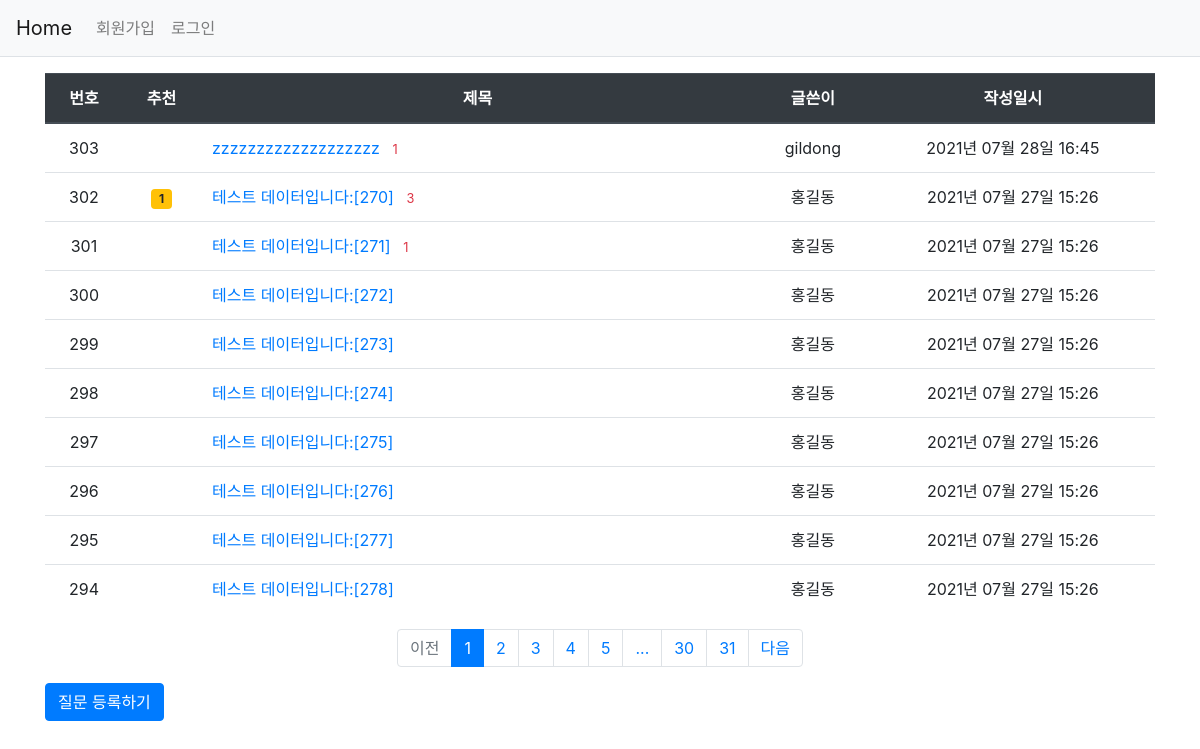
Page /question/list/ on the committed database.
### models.py (models this page shows)
class Question(db.Model):
    id = db.Column(db.Integer, primary_key=True)
    subject = db.Column(db.String(200), nullable=False)
    content = db.Column(db.Text(), nullable=False)
    create_date = db.Column(db.DateTime(), nullable=False)
    user_id = db.Column(db.Integer, db.ForeignKey(
        'user.id', ondelete='CASCADE'), nullable=False)  # 역참조
    user = db.relationship('User', backref=db.backref('question_set'))
    modify_date = db.Column(db.DateTime(), nullable=True)  # 수정 날짜
    voter = db.relationship('User', secondary=question_voter,  # secondary : 다대다 관계
                            backref=db.backref('question_voter_set'))

class User(db.Model):
    id = db.Column(db.Integer, primary_key=True)
    username = db.Column(db.String(150), unique=True, nullable=False)
    password = db.Column(db.String(200), nullable=False)
    email = db.Column(db.String(120), unique=True, nullable=False)

### views/question_views.py (the view)
@bp.route('/list/')  # 메인 화면
def _list():
    page = request.args.get('page', type=int, default=1)  # paging
    question_list = Question.query.order_by(
        Question.create_date.desc())  # 날짜별 정렬
    question_list = question_list.paginate(page, per_page=10)  # paging
    return render_template('question/question_list.html', question_list=question_list)

### filter.py (called while the page is built)
def format_datetime(value, fmt='%Y년 %m월 %d일 %H:%M'):
    return value.strftime(fmt)

### views/auth_views.py (called while the page is built)
@bp.before_app_request  # 모든 라우트 함수보다 앞에 실행
def load_logged_in_user():
    user_id = session.get('user_id')
    if user_id is None:
        g.user = None
    else:
        g.user = User.query.get(user_id)

### templates/question/question_list.html
{%extends 'base.html'%} {%block content%}
<div class="container my-3">
  <table class="table">
    <thead>
      <tr class="thead-dark text-center">
        <th>번호</th>
        <th>추천</th>
        <th style="width: 50%">제목</th>
        <th>글쓴이</th>
        <th>작성일시</th>
      </tr>
    </thead>
    <tbody>
      {%if question_list %} {%for question in question_list.items%}
      <tr class="text-center">
        <td>
          {{ question_list.total - ((question_list.page-1) *
          question_list.per_page) - loop.index0 }}
        </td>
        <td>
          {%if question.voter|length > 0 %}
          <span class="badge badge-warning px-2 py-1"
            >{{ question.voter|length }}</span
          >
          {%endif%}
        </td>
        <td class="text-left">
          <a href="{{url_for('question.detail',question_id=question.id)}}"
            >{{question.subject}}</a
          >
          {%if question.answer_set|length > 0 %}
          <span class="text-danger small ml-2"
            >{{question.answer_set|length}}</span
          >{%endif%}
        </td>
        <td>{{question.user.username}}</td>
        <td>{{question.create_date|datetime}}</td>
      </tr>
      {%endfor%} {%else%}
      <tr>
        <td colspan="3">질문이 없습니다.</td>
      </tr>
      {% endif %}
    </tbody>
  </table>
  <ul class="pagination justify-content-center">
    {%if question_list.has_prev%}
    <li class="page-item">
      <a class="page-link" href="?page={{question_list.prev_num}}">이전</a>
    </li>
    {%else%}
    <li class="page-item disabled">
      <a class="page-link" tabindex="-1" aria-disabled="true" href="#">이전</a>
    </li>
    {%endif%}
    {%for page_num in question_list.iter_pages() %}
    {%if page_num %}
    {%if page_num != question_list.page%}
    <li class="page-item">
      <a class="page-link" href="?page={{ page_num }}">{{ page_num }}</a>
    </li>
    {% else %}
    <li class="page-item active" aria-current="page">
      <a class="page-link" href="#">{{ page_num }}</a>
    </li>
    {% endif %}
    {% else %}
    <li class="disabled">
      <a class="page-link" href="#">...</a>
    </li>
    {% endif %}{%endfor%}
    {% if question_list.has_next %}
    <li class="page-item">
      <a class="page-link" href="?page={{ question_list.next_num }}">다음</a>
    </li>
    {% else %}
    <li class="page-item disabled">
      <a class="page-link" tabindex="-1" aria-disabled="true" href="#">다음</a>
    </li>
    {% endif %}
  </ul>
  <a href="{{ url_for('question.create') }}" class="btn btn-primary"
    >질문 등록하기</a
  >
</div>
{%endblock%}

### rows in the picture
Question: id "303", subject "zzzzzzzzzzzzzzzzzzz", answer_set|length "1", user.username "gildong", create_date "2021년 07월 28일 16:45"
Question: total "302", voter|length "1", subject "테스트 데이터입니다:[270]", answer_set|length "3", user.username "홍길동", create_date "2021년 07월 27일 15:26"
Question: total "301", subject "테스트 데이터입니다:[271]", answer_set|length "1", user.username "홍길동", create_date "2021년 07월 27일 15:26"
Question: total "300", subject "테스트 데이터입니다:[272]", user.username "홍길동", create_date "2021년 07월 27일 15:26"
Question: total "299", subject "테스트 데이터입니다:[273]", user.username "홍길동", create_date "2021년 07월 27일 15:26"
Question: total "298", subject "테스트 데이터입니다:[274]", user.username "홍길동", create_date "2021년 07월 27일 15:26"
Question: total "297", subject "테스트 데이터입니다:[275]", user.username "홍길동", create_date "2021년 07월 27일 15:26"
Question: total "296", subject "테스트 데이터입니다:[276]", user.username "홍길동", create_date "2021년 07월 27일 15:26"
Question: total "295", subject "테스트 데이터입니다:[277]", user.username "홍길동", create_date "2021년 07월 27일 15:26"
Question: total "294", subject "테스트 데이터입니다:[278]", user.username "홍길동", create_date "2021년 07월 27일 15:26"

### other values in the picture
{{ page_num }} "1"
{{ page_num }} "2" "3" "4" "5" "30" "31"
